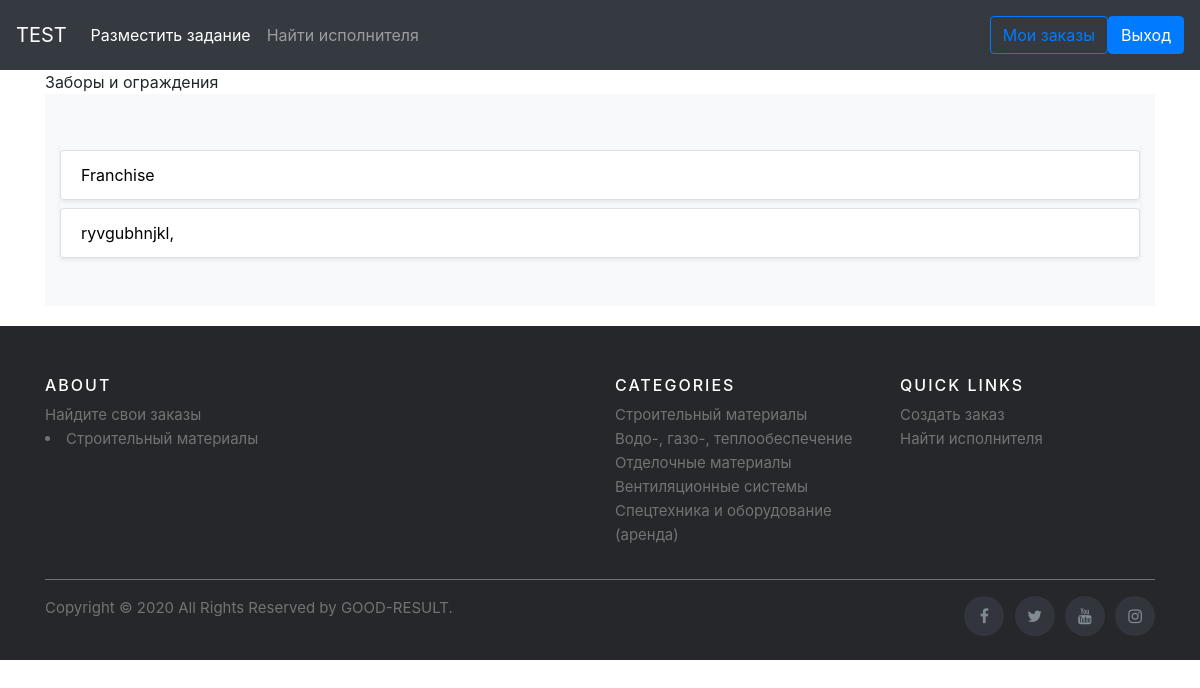
Page /category1/3/category2/2/category3/2 (signed in) on the committed database.
### adverts/models.py (models this page shows, shortened)
class Category3(models.Model):
    parent_category = models.ForeignKey(Category2, on_delete=models.CASCADE, related_name='category3')
    name = models.CharField("Категория 3", max_length=150)
    description = models.TextField("Описание")
    members = models.ManyToManyField(User, related_name='members3', blank=True)
    url = models.SlugField(max_length=160, unique=True)
    class Meta:
        verbose_name = "Категория 3"
        verbose_name_plural = "Категории 3"

class Banner(models.Model):
    category3 = models.ForeignKey(Category3, on_delete=models.CASCADE, related_name='banner')
    title = models.CharField("Наименование", max_length=150)
    description = models.TextField('Описание')
    pub_time = models.DateTimeField('Дата публикации', default=timezone.now())
    price = models.IntegerField('Цена')
    amount = models.IntegerField('Количество')
    image = models.ImageField('Изображение', upload_to='adverts/', null=True)
    addition = models.TextField('Дополнительная информация')
    author = models.ForeignKey(User, related_name='mybanners', on_delete=models.CASCADE, null=True)
    class Meta:
        verbose_name = "Объявление"
        verbose_name_plural = "Объявления"

### adverts/views.py (the view)
class Category3DetailView(generic.DetailView):
    model = Category3
    template_name = 'adverts/detail3.html'

### templates/adverts/detail3.html (shortened to what this page needs)
{% extends "base.html" %}
{% load static %}
{% block content %}
  {{category3.name}}
  <div class="album py-5 bg-light">
      <div class="container">
        <div class="row">
        {% for banner in category3.banner.all %}
          <div class="col-md-12">
            <div class="list-group mb-12 shadow-sm">
                <div class="d-flex justify-content-between align-items-center">
                  <a class="list-group-item list-group-item-action" href="{% url 'adverts:banner_detail' category3.parent_category.parent_category.id category3.parent_category.id category3.id banner.id%}" style="text-decoration:none; color: #000000;">{{ banner.title }}</a>
                </div>
              </div>
            </div>
        {% endfor %}
        </div>
      </div>
    </div>
{% endblock %}

### static/css/album.css (style rules this page uses)
:root { --jumbotron-padding-y: 3rem; }

### rows in the picture
Category3: name "Заборы и ограждения"
Banner: title "Franchise"
Banner: title "ryvgubhnjkl,"
